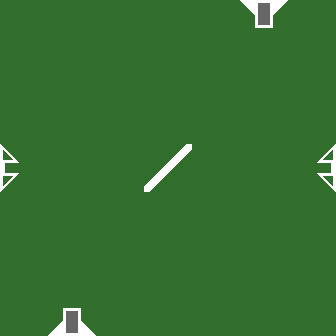

Tiled map render using the project's own tile images. Description and the whole map definition, tile-layer contents included, below:
An orthogonal 7x7 tile map with 48x48 px tiles, 2 tile layers (Colors, Tiles).

<map version="1.0" orientation="orthogonal" renderorder="right-down" width="7" height="7" tilewidth="48" tileheight="48">
 <properties>
  <property name="availableTiles" value="1,1,2,1,1" />
 </properties>
 <tileset firstgid="1" source="tiles.tsx" />
 <layer name="Colors" width="7" height="7">
  <data encoding="csv">
41,41,41,41,41,43,41,
41,41,41,41,41,41,41,
41,41,41,41,41,41,41,
42,41,41,41,41,41,43,
41,41,41,41,41,41,41,
41,41,41,41,41,41,41,
41,42,41,41,41,41,41
</data>
 </layer>
 <layer name="Tiles" width="7" height="7">
  <data encoding="csv">
1,1,1,1,1,7,1,
1,1,1,1,1,1,1,
1,1,1,1,1,1,1,
10,1,1,2,1,1,12,
1,1,1,1,1,1,1,
1,1,1,1,1,1,1,
1,5,1,1,1,1,1
</data>
 </layer>
</map>
